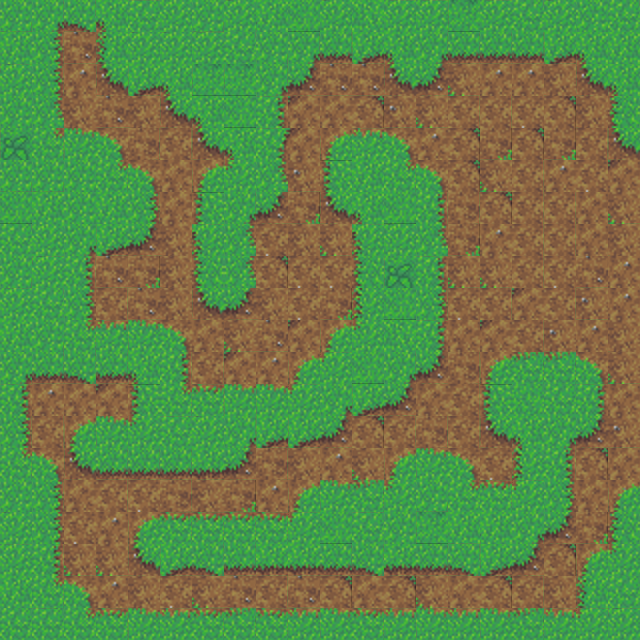

This is a level from a 2D game, rendered from its Tiled map with the project's own tilesets. A one-line summary and the map file follow, with tile-layer data summarised:
An orthogonal 20x20 tile map with 32x32 px tiles, 1 tile layer (Tile Layer 1).

<map version="1.0" orientation="orthogonal" renderorder="right-down" width="20" height="20" tilewidth="32" tileheight="32" nextobjectid="1">
 <tileset firstgid="1" name="d" tilewidth="32" tileheight="32" tilecount="72" columns="12">
  <image source="grass-tiles-2-small.png" width="384" height="192" />
 </tileset>
 <layer name="Tile Layer 1" width="20" height="20">
  <data>[400 cells, 400 non-empty, 65 distinct tile ids]</data>
 </layer>
</map>
